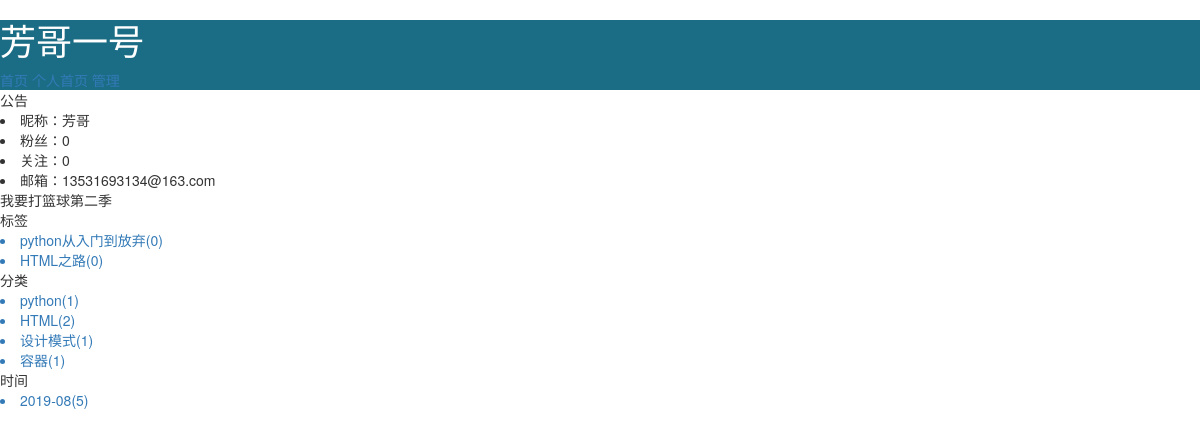
/pengfy/tag/2.html, run on an earlier commit of the app's database.
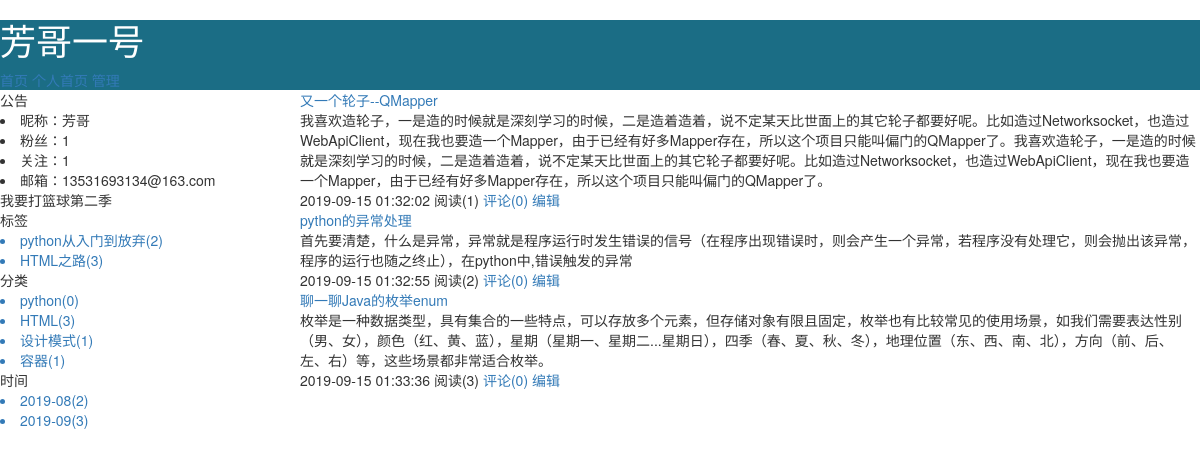
And on a later commit of the database.
### repository/models.py (models this page shows, shortened)
class Blog(models.Model):
    bid = models.AutoField(primary_key=True)
    title = models.CharField(max_length=60,verbose_name="个人博客标题")
    site  = models.CharField(max_length=32,verbose_name="个人博客前缀",unique=True)
    theme = models.CharField(max_length=32,verbose_name="博客主题")
    user = models.OneToOneField(to="UserInfo",to_field="nid",on_delete=models.CASCADE)
    class Meta:
        verbose_name_plural="个人博客"

class UserInfo(models.Model):
    nid = models.BigAutoField(primary_key=True)
    username = models.CharField(max_length=32,verbose_name="用户名",unique=True)
    password = models.CharField(max_length=64,verbose_name="密码")
    nickname = models.CharField(max_length=32,verbose_name="昵称")
    email = models.EmailField(verbose_name="邮箱",unique=True)
    avatar = models.ImageField(verbose_name="头像",upload_to='static/user_avatar')
    createtime = models.DateTimeField(verbose_name="创建时间",auto_now_add=True)
    fans = models.ManyToManyField(verbose_name="粉丝",
                                  to="UserInfo",
                                  through="UserFans",   #自定义第三张表时，使用字段用于指定关系表
                                  related_name="f",
                                  through_fields= ("user","follower"),
                                  )
    class Meta:
        verbose_name_plural="用户列表"

class Tag(models.Model):
    nid = models.AutoField(primary_key=True)
    title = models.CharField(verbose_name="标签名称",max_length=32)
    blog = models.ForeignKey(verbose_name="所属博客",to="Blog",to_field="bid",on_delete=models.CASCADE)

class Category(models.Model):
    nid = models.AutoField(primary_key=True)
    title = models.CharField(verbose_name="分类名称",max_length=32)
    blog = models.ForeignKey(verbose_name="所属博客",to="Blog",to_field="bid",on_delete=models.CASCADE)
    class Meta:
        verbose_name_plural="个人文章分类"

class Article(models.Model):
    nid = models.BigAutoField(primary_key=True)
    title = models.CharField(verbose_name="文章标题",max_length=128)
    summary = models.CharField(verbose_name="文章简介",max_length=512)
    read_count = models.IntegerField(default=0)
    comment_count = models.IntegerField(default=0)
    up_count = models.IntegerField(default=0)
    down_count = models.IntegerField(default=0)
    create_time = models.DateTimeField(auto_now_add=True)
    blog = models.ForeignKey(verbose_name="所属博客",to="Blog",to_field="bid",on_delete=models.CASCADE)
    categroy = models.ForeignKey(verbose_name="文章类型",to="Category",to_field="nid",on_delete=models.CASCADE)
    article_type_choices = [
        (1,"Python"),
        (2,"Linux"),
        (3,"Java"),
        (4,"Golang"),
    ]
    article_type_id = models.IntegerField(verbose_name="主站分类id",choices=article_type_choices,default=None)
    tag = models.ManyToManyField(
        verbose_name="文章标签",
        to="Tag",
        through="Tag2Article",
    )
    class Meta:
        verbose_name_plural="文章信息"

### web/views/home.py (the view)
def filter(request,site,type,val):
    blog = models.Blog.objects.filter(site=site).select_related('user').first()
    if not blog:
        return redirect('/')
    tag_list = models.Tag.objects.filter(blog=blog)
    type_list = models.Category.objects.filter(blog=blog)
    date_list = models.Article.objects.raw(
        'select nid, count(nid) as num,strftime("%Y-%m",create_time) as ctime from repository_article group by strftime("%Y-%m",create_time)')
    if type == "tag":
        article_list = models.Article.objects.filter(blog=blog,tag=val)
    elif type == "categroy":
        article_list = models.Article.objects.filter(blog=blog,categroy_id=val)
    elif type == "data":
        article_list = models.Article.objects.filter(blog=blog).extra(
            where=['strftime("%%Y-%%m",create_time)=%s'], params=[val, ]).all()
    return render(request,'home.html',{
        'blog':blog,
        "tag_list":tag_list,
        "type_list":type_list,
        "date_list":date_list,
        "article_list":article_list
    }
                  )

### templates/home.html
{% extends 'home_layout.html' %}
{% block content %}
{% for item in article_list %}
    <div class="summary_item">
        <div class="summary_title">
            <a href="/{{ blog.site }}/{{ item.nid }}.html">{{ item.title}}</a>
        </div>
        <div class="summary_content">
            {{ item.summary }}
        </div>
        <div class="summary_footer">
            <span>{{ item.create_time|date:"Y-m-d H:i:s" }}</span>
            <span>阅读({{ item.read_count }})</span>
            <a href="#">评论({{ item.comment_count }})</a>
            <a href="#">编辑</a>
        </div>
    </div>
{% endfor %}
{% endblock %}

### templates/home_layout.html (shortened to what this page needs)
<!DOCTYPE html>
<html lang="en">
<head>
    <link rel="stylesheet" href="/static/plugin/font-awesome/css/font-awesome.css">
    <link rel="stylesheet" href="/static/plugin/bootstrap/css/bootstrap.css">
</head>
<body>
<div class="header">
    <h1>{{ blog.title }}</h1>
    <a href="/">首页</a>
    <a href="/{{ blog.site }}.html">个人首页</a>
    <a href="#">管理</a>
</div>
<div class="body">
    <div class="body_menu">
        <div class="notice">
            <div class="notice_header">公告</div>
            <div class="notice_content">
                <li>昵称：{{ blog.user.nickname }}</li>
                <li>粉丝：{{ blog.user.fans.count }}</li>
                <li>关注：{{ blog.user.f.count }}</li>
                <li>邮箱：{{ blog.user.email }}</li>
            </div>
            <div class="memo">
                我要打篮球第二季
            </div>
        </div>
        <div class="tags">
            <div class="tags_header">标签</div>
            <div class="tags_body">
                {% for item in tag_list%}
                    <a href="/{{ blog.site }}/tag/{{ item.nid }}.html"><li>{{ item.title }}({{ item.article_set.count }})</li></a>
                {% endfor %}
            </div>
        </div>
        <div class="types">
            <div class = "types_header">分类</div>
            <div class="types_body">
                {% for item in type_list %}
                    <a href="/{{ blog.site }}/categroy/{{ item.nid }}.html"><li>{{ item.title }}({{ item.article_set.count }})</li></a>
                {% endfor %}
            </div>
        </div>
        <div class="dates">
            <div class = "dates_header">时间</div>
            <div class="dates_body">
                {% for item in date_list %}
                    <a href="/{{ blog.site }}/data/{{ item.ctime }}.html"><li>{{ item.ctime }}({{ item.num }})</li></a>
                {% endfor %}
            </div>
        </div>
    </div>
    <div class="article">
        {% block content %}{% endblock %}
    </div>
</div>
</body>
</html>

### templates/home_layout.html (style rules this page uses)
* { margin: 0 0; }
.header { width: 100%; height: 70px; background-color: #1b6d85; color: white; }
.body_menu { float: left; width: 25%; }
.article { float: left; width: 75%; }

What changed in the data, as far as the page shows it:
computed for Blog "芳哥一号": user.fans.count "0" → "1"; user.f.count "0" → "1"
computed for Tag "python从入门到放弃": article_set.count "0" → "2"
computed for Tag "HTML之路": article_set.count "0" → "3"
computed for Category "python": article_set.count "1" → "0"
computed for Category "HTML": article_set.count "2" → "3"
changed Article (number 1 of 4 on the later page): num "5" → "2"
added Article: ctime "2019-09", num "3", title "又一个轮子--QMapper", summary "我喜欢造轮子，一是造的时候就是深刻学习的时候，二是造着造着，说不定某天比世面上的其它轮子都要好呢。比如造过Networksocket，也造过WebApiClient，现在我也要造一个Mapper，由于已经有好多Mapper存在，所以这个项目只能叫偏门的QMapper了。我喜欢造轮子，一是造的时候就是深刻学习的时候，二是造着造着，说不定某天比世面上的其它轮子都要好呢。比如造过Networksocket，也造过WebApiClient，现在我也要造一个Mapper，由于已经有好多Mapper存在，所以这个项目只能叫偏门的QMapper了。", create_time "2019-09-15 01:32:02", read_count "1", comment_count "0"
added Article: title "python的异常处理", summary "首先要清楚，什么是异常，异常就是程序运行时发生错误的信号（在程序出现错误时，则会产生一个异常，若程序没有处理它，则会抛出该异常，程序的运行也随之终止），在python中,错误触发的异常", create_time "2019-09-15 01:32:55", read_count "2", comment_count "0"
added Article: title "聊一聊Java的枚举enum", summary "枚举是一种数据类型，具有集合的一些特点，可以存放多个元素，但存储对象有限且固定，枚举也有比较常见的使用场景，如我们需要表达性别（男、女），颜色（红、黄、蓝），星期（星期一、星期二...星期日），四季（春、夏、秋、冬），地理位置（东、西、南、北），方向（前、后、左、右）等，这些场景都非常适合枚举。", create_time "2019-09-15 01:33:36", read_count "3", comment_count "0"
